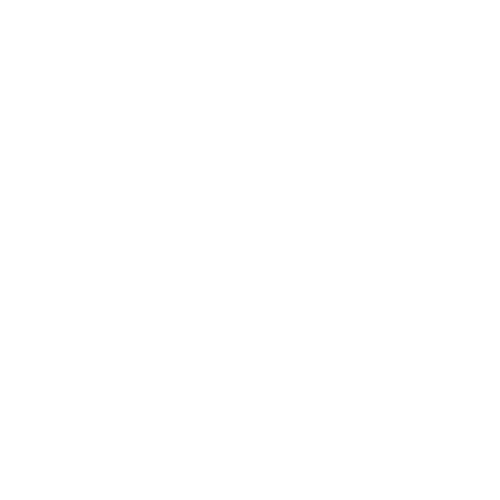
Frame 1 (no input)
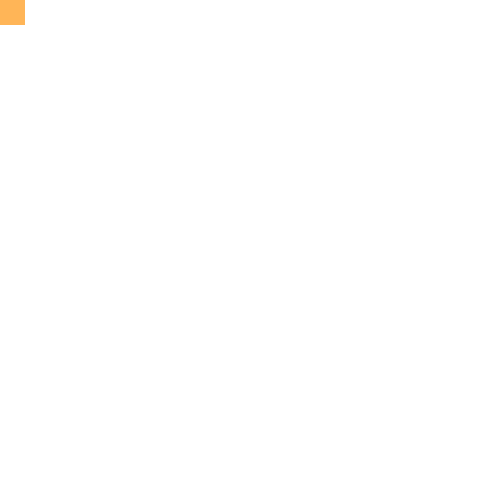
Frame 60 (the mouse pressed at the canvas centre just before this capture)
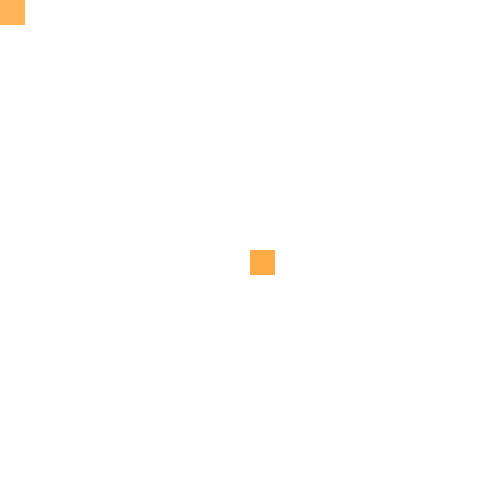
Frame 120 (the mouse held since frame 60 and released just before this capture)

The Processing sketch that drew these frames (run headless with seeded random() and noise(); from frame 60 on, the mouse is pressed at the canvas centre):

// Processing sketch: processing_93454
// ── processing_93454.pde

//diametre
int d;
//position
int x;
int y;
//colour variables
int r;
int g;
int b;
int a;

void setup(){
  size(500,500);
  background(255);
}
void draw(){
  noStroke();
  fill(r,g,b,a);
  rect(mouseX,mouseY,d,d);
 
 x = int(random(500));
 y = int(random(500));
 d = int(25);
 r = int(random(255,200));
 g = int(random(125,200));
 b = int(random(100));
 a = int(random(255));
}
